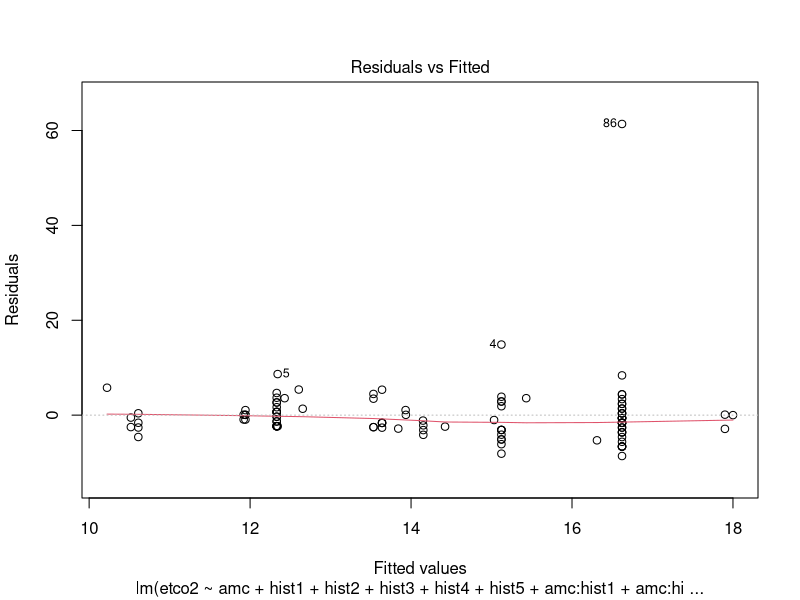
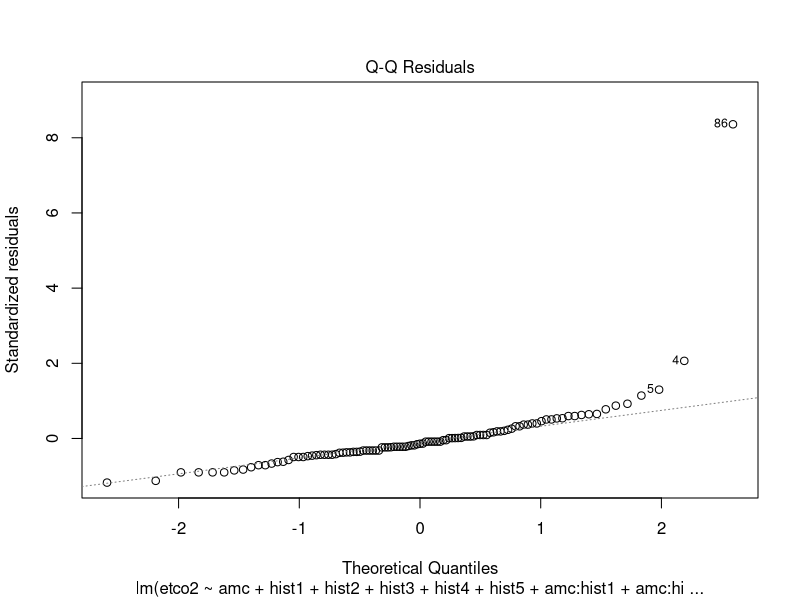

Here is the R script that generated these plots, in order:
## ---- chunk 1
knitr::opts_chunk$set(cache=TRUE, echo=FALSE, error=FALSE, message=FALSE, warning=FALSE, tidy.opts=list(width.cutoff=60),tidy=TRUE)
## ---- chunk 2
library(readxl)
data <- read_excel("cardiac_arrests.xlsx")
#head(data)
## ---- chunk 3
library(dplyr)
library(ggplot2)
library(tidyr)

data <- data %>%
  mutate(across(where(is.numeric), ~ replace(.x, .x == 9999, NA))) 

data$race <- factor(data$race, levels = c(1, 2, 3, 4, 99), 
                    labels = c("White", "Black/African American", 
                               "Asian", "Latinx", "Other"))
data$amc <- factor(data$amc, levels = c(1, 2), 
                   labels = c("LV", "LVOT/Aortic root"))
data$op_level <- factor(data$op_level, levels = c(1, 2, 3, 99), 
                        labels = c("Attending physician", "Fellow", 
                                   "Resident", "Other"))
data$cpr_type <- factor(data$cpr_type, levels = c(1, 2, 3), 
                        labels = c("Manual", "Mechanical", "Alternating"))
data$hist1 <- factor(data$hist1, levels = c(0, 1), 
                     labels = c("No", "Yes"))

data$hist2 <- factor(data$hist2, levels = c(0, 1), 
                     labels = c("No", "Yes"))

data$hist3 <- factor(data$hist3, levels = c(0, 1), 
                     labels = c("No", "Yes"))

data$hist4 <- factor(data$hist4, levels = c(0, 1), 
                     labels = c("No", "Yes"))

data$hist5 <- factor(data$hist5, levels = c(0, 1), 
                     labels = c("No", "Yes"))

data$rosc <- factor(data$rosc, levels = c(0, 1), 
                    labels = c("No", "Yes"))

data$survival <- factor(data$survival, levels = c(0, 1), 
                        labels = c("No", "Yes"))

data$time_approx <- factor(data$time_approx, levels = c(0, 1), 
                           labels = c("Known", "Approximated"))

#summary(data)
cleaned_data <- na.omit(data)
## ---- chunk 4
# Fit a linear regression model 

# look into why it's 1 vs 2 
normal_model <- lm(etco2 ~ amc + hist1 + hist2 + hist3 + 
                          hist4 + hist5 + amc:hist1 + amc:hist2 + amc:hist3 + 
                          amc:hist4 + amc:hist5, 
                        data = cleaned_data)

summary(normal_model)
## ---- chunk 5
plot(normal_model, which = 1)
## ---- chunk 6
library(lmtest)
dwtest(normal_model)
## ---- chunk 7
plot(normal_model, which = 2)
## ---- chunk 8
library(car)
vif(normal_model, 'predictor')
vif(normal_model)
## ---- chunk 9
reduced_model <- lm(etco2 ~ amc + hist1 + hist2 + hist3 + hist4 + hist5, data = cleaned_data)

new_model <- lm(etco2 ~ amc + hist1 + hist2 + hist3 + 
                          hist4 + hist5 + amc:hist1 + amc:hist3, 
                        data = cleaned_data)

# Compare models, talk about clinical signficiance as why 
anova(reduced_model, new_model)
## ---- chunk 10
reduced_model <- lm(etco2 ~ amc + hist1 + hist2 + hist3 + hist4 + hist5, data = cleaned_data)

new_model <- lm(etco2 ~ amc + hist1 + hist2 + hist3 + 
                          hist4 + hist5 + amc:hist1 + amc:hist3, 
                        data = cleaned_data)

# Compare models, talk about clinical signficiance as why 
anova(reduced_model, new_model)
